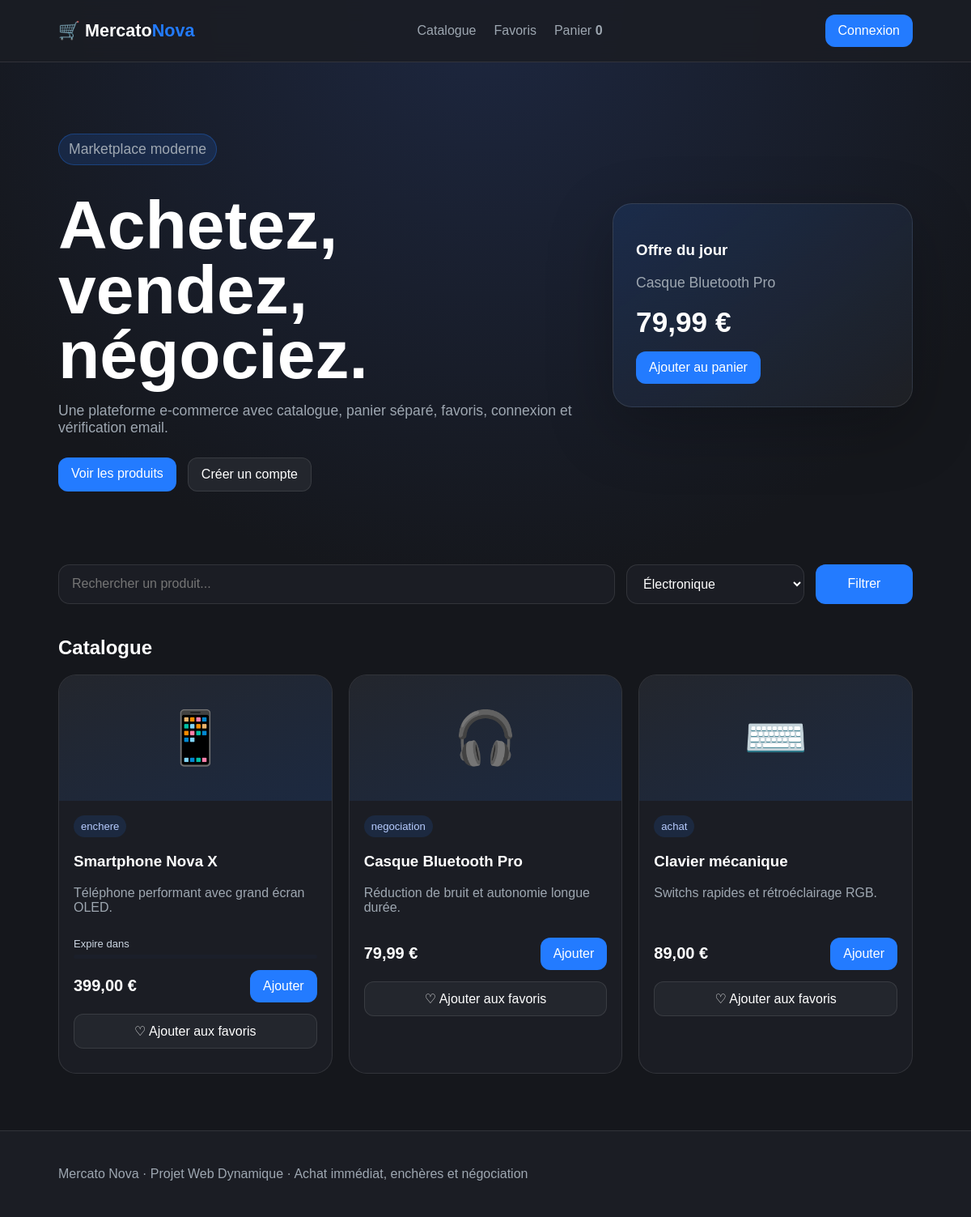
The page /index.php?category=tech on the database its author committed.
### tables this page shows
CREATE TABLE IF NOT EXISTS `products` (
  `id` int NOT NULL AUTO_INCREMENT,
  `name` varchar(120) NOT NULL,
  `category` varchar(60) NOT NULL,
  `icon` varchar(20) NOT NULL,
  `description` text NOT NULL,
  `price` decimal(10,2) NOT NULL,
  `sale_mode` enum('achat','enchere','negociation') NOT NULL DEFAULT 'achat',
  `seller_id` int DEFAULT NULL,
  `created_at` timestamp NULL DEFAULT CURRENT_TIMESTAMP,
  `start_date` datetime DEFAULT NULL,
  `end_date` datetime DEFAULT NULL,
  PRIMARY KEY (`id`),
  KEY `seller_id` (`seller_id`)
);

### includes/functions.php (called while the page is built, shortened)
<?php
function isLoggedIn(): bool {
    return isset($_SESSION['user_id']);
}
function formatPrice(float $price): string {
    return number_format($price, 2, ',', ' ') . ' €';
}
function h(string $value): string {
    return htmlspecialchars($value, ENT_QUOTES, 'UTF-8');
}
?>

### index.php (the view, shortened to what this page needs)
<?php
require_once "config/database.php";
require_once "includes/functions.php";
$search = trim($_GET["search"] ?? "");
$category = $_GET["category"] ?? "all";
$sql = "SELECT * FROM products WHERE 1";
$params = [];
if ($category !== "all") {
  $sql .= " AND category = ?";
  $params[] = $category;
}
$sql .= " ORDER BY created_at DESC";
$stmt = $pdo->prepare($sql);
$stmt->execute($params);
$products = $stmt->fetchAll();
$favorites = [];
include "includes/header.php";
?>
<section class="hero">
  <div>
    <p class="badge">Marketplace moderne</p>
    <h1>Achetez, vendez, négociez.</h1>
    <p>Une plateforme e-commerce avec catalogue, panier séparé, favoris, connexion et vérification email.</p>
    <div class="hero-actions">
      <a href="#catalogue" class="btn primary">Voir les produits</a>
      <?php if (!isLoggedIn()): ?>
    <a href="register.php" class="btn secondary">Créer un compte</a>
<?php endif; ?>
    </div>
  </div>
  <div class="hero-card">
    <h3>Offre du jour</h3>
    <p>Casque Bluetooth Pro</p>
    <strong>79,99 €</strong>
    <form method="post" action="actions/add_cart.php">
      <button>Ajouter au panier</button>
    </form>
  </div>
</section>
<main>
  <form class="filters" method="get">
    <input name="search" value="<?= h($search) ?>" type="text" placeholder="Rechercher un produit...">
    <select name="category">
      <option value="tech" <?= $category === "tech" ? "selected" : "" ?>>Électronique</option>
    </select>
    <button>Filtrer</button>
  </form>
  <section id="catalogue">
    <h2>Catalogue</h2>
    <div class="product-grid">
      <?php foreach ($products as $product): ?>
        <article class="product-card">
          <div class="product-img"><?= h($product["icon"]) ?></div>
          <div class="product-info">
            <span class="tag"><?= h($product["sale_mode"]) ?></span>
            <h3><?= h($product["name"]) ?></h3>
            <p><?= h($product["description"]) ?></p>
            <?php if ($product["sale_mode"] === "enchere"): ?>
             <div class="auction-box">
              <div class="auction-time">
                <span>Expire dans</span>
              </div>
              <div class="time-bar">
              </div>
         <?php endif; ?>
            <div class="price-row">
              <span class="price"><?= formatPrice((float) $product["price"]) ?></span>
              <form method="post" action="actions/add_cart.php">
                <button>Ajouter</button>
              </form>
            </div>
            <form method="post" action="actions/toggle_favorite.php">
              <button class="favorite-btn" type="submit">
                <?= in_array($product["id"], $favorites) ? "♥ Retirer des favoris" : "♡ Ajouter aux favoris" ?>
              </button>
            </form>
          </div>
        </article>
      <?php endforeach; ?>
    </div>
  </section>
</main>
<?php include "includes/footer.php"; ?>

### assets/style.css (style rules this page uses)
:root { --primary: #237bff; --bg: #15171c; --panel: #1b1d24; --panel2: #23262d; --text: #fff; --muted: #9ea7b1; --danger: #ef4444; --success: #22c55e; --border: rgba(255, 255, 255, .1); }
* { box-sizing: border-box; }
body { margin: 0; font-family: Arial, Helvetica, sans-serif; color: var(--text); background: radial-gradient(circle at top, #1d2740 0, var(--bg) 45%); }
a { color: inherit; text-decoration: none; }
button, input, select { font: inherit; }
button, .btn, .login-btn { border: 0; border-radius: 12px; padding: 11px 16px; color: white; background: var(--primary); cursor: pointer; transition: .2s; }
.secondary, .secondary-btn { background: var(--panel2); border: 1px solid var(--border); }
.hero { min-height: 480px; display: grid; grid-template-columns: 1.4fr .8fr; gap: 36px; align-items: center; padding: 70px 6%; }
.badge { display: inline-block; color: #b7ccff; background: rgba(35, 123, 255, .15); border: 1px solid rgba(35, 123, 255, .3); padding: 8px 12px; border-radius: 999px; }
.hero h1 { font-size: clamp(2.5rem, 7vw, 5.5rem); line-height: .95; margin: 18px 0; }
.hero p { color: var(--muted); max-width: 680px; font-size: 1.1rem; }
.hero-actions { display: flex; gap: 14px; margin-top: 26px; }
.hero-card, .auth-card, .table-card, .panel { background: linear-gradient(145deg, rgba(35, 123, 255, .12), rgba(255, 255, 255, .04)); border: 1px solid var(--border); border-radius: 24px; padding: 28px; box-shadow: 0 25px 80px rgba(0, 0, 0, .25); }
.hero-card strong { display: block; font-size: 2.2rem; margin: 16px 0; }
main { padding: 20px 6% 70px; }
.filters { display: grid; grid-template-columns: 1fr 220px 120px; gap: 14px; margin-bottom: 40px; }
.filters input, .filters select, .auth-card input { width: 100%; background: var(--panel); color: white; border: 1px solid var(--border); border-radius: 14px; padding: 14px 16px; }
.product-grid { display: grid; grid-template-columns: repeat(auto-fill, minmax(250px, 1fr)); gap: 20px; }
.product-card { overflow: hidden; background: var(--panel); border: 1px solid var(--border); border-radius: 22px; }
.product-img { height: 155px; display: grid; place-items: center; font-size: 4rem; background: linear-gradient(160deg, var(--panel2), rgba(35, 123, 255, .13)); }
.product-info { padding: 18px; }
.tag { display: inline-block; color: #b7ccff; background: rgba(35, 123, 255, .13); padding: 6px 9px; border-radius: 999px; font-size: .82rem; }
.product-info p { color: var(--muted); min-height: 48px; }
.price-row { display: flex; align-items: center; justify-content: space-between; gap: 10px; margin: 14px 0; }
.price { font-weight: 800; font-size: 1.25rem; }
.favorite-btn { width: 100%; background: var(--panel2); border: 1px solid var(--border); }
.auction-box { margin: 12px 0; }
.auction-time { display: flex; justify-content: space-between; font-size: 13px; color: #cbd5e1; margin-bottom: 6px; }
.time-bar { width: 100%; height: 5px; background: #1b1f2a; border-radius: 20px; overflow: hidden; }

### rows shown on the page
products: icon "📱", sale_mode "enchere", name "Smartphone Nova X", description "Téléphone performant avec grand écran OLED.", price "399,00 €", shows "♡ Ajouter aux favoris"
products: icon "🎧", sale_mode "negociation", name "Casque Bluetooth Pro", description "Réduction de bruit et autonomie longue durée.", price "79,99 €", shows "♡ Ajouter aux favoris"
products: icon "⌨️", sale_mode "achat", name "Clavier mécanique", description "Switchs rapides et rétroéclairage RGB.", price "89,00 €", shows "♡ Ajouter aux favoris"

### other values the page prints
cartCount() "0"
